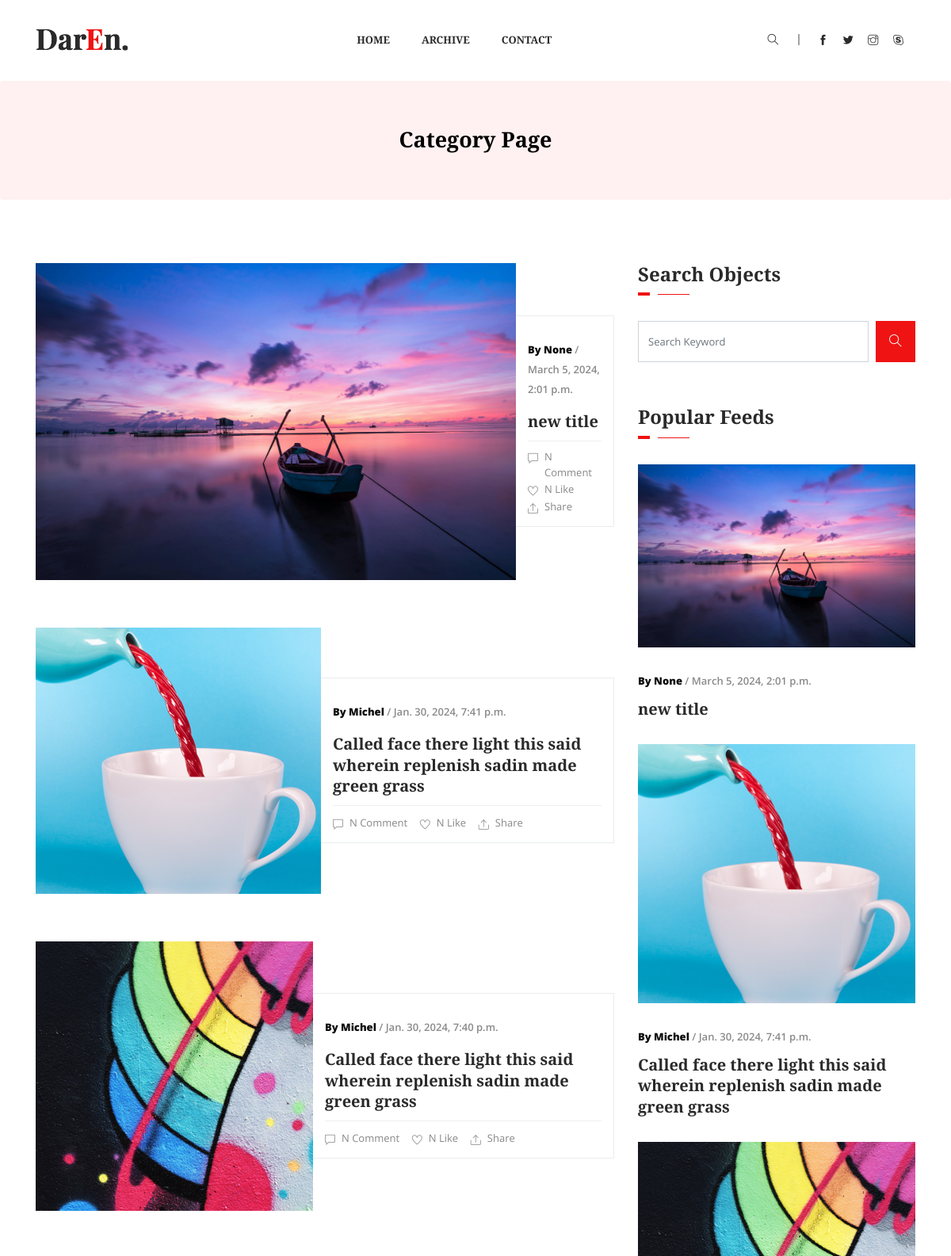
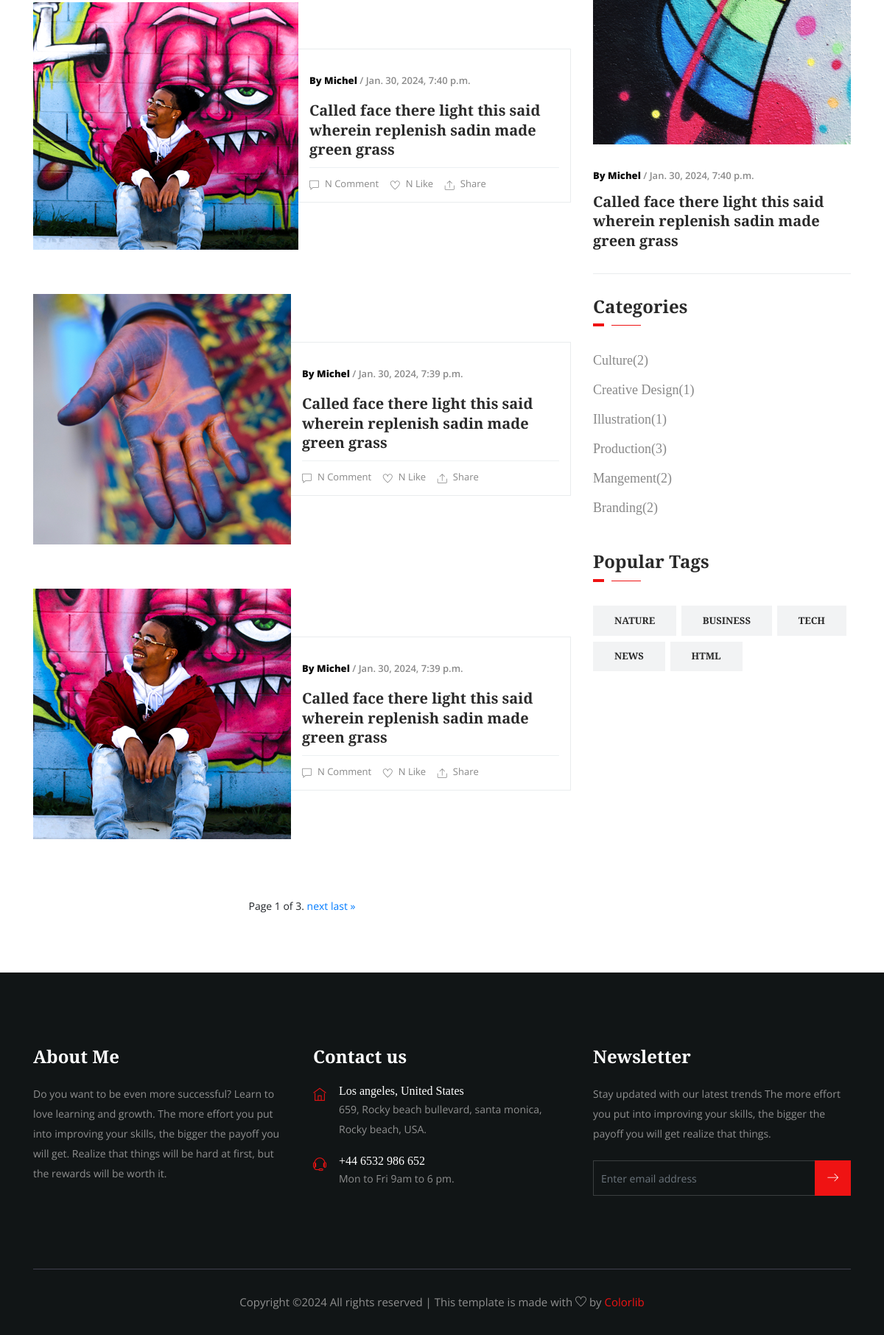
Page /article/category/ on the committed database (2 pictures, top to bottom).
### article/models.py (models this page shows, shortened)
class Article(models.Model):
    title = models.CharField(max_length=225, blank=True, null=True)
    content = RichTextField(null=True, blank=True)
    created_date = models.DateTimeField(auto_now_add=True)
    author = models.ForeignKey(Author, on_delete=models.CASCADE, related_name='articles', null=True, blank=True)
    category = models.ForeignKey(Category, on_delete=models.SET_NULL, null=True, blank=True)
    image = models.ImageField(upload_to='media/articles', blank=True, null=True)
    slug = models.SlugField(unique=False, editable=True)
    tags = models.ManyToManyField(Tag, blank=True, null=True)
    is_quote = models.BooleanField(default=False)

class Author(models.Model):
    name = models.CharField(max_length=255)
    image = models.ImageField(upload_to='authors/', blank=True, null=True)
    def __str__(self):
        return self.name

class Category(models.Model):
    title = models.CharField(max_length=200)

class Tag(models.Model):
    title = models.CharField(max_length=200)

### article/views.py (the view)
# urls.py: path('category/', article_category, name='category'),
def article_category(request):
    articles = Article.objects.order_by('-id')
    last_three_articles = articles[:3]
    tags = Tag.objects.all()
    categories = Category.objects.all()
    cat = request.GET.get('cat')
    tag = request.GET.get('tag')
    if tag:
        articles = articles.filter(tags__title__exact=tag)
    if cat:
        articles = articles.filter(category__title__exact=cat)
    articles_per_page = 6
    paginator = Paginator(articles, articles_per_page)
    page = request.GET.get('page')
    try:
        articles = paginator.page(page)
    except PageNotAnInteger:
        articles = paginator.page(1)
    except EmptyPage:
        articles = paginator.page(paginator.num_pages)
    ctx = {
        'articles': articles,
        'last_three_articles': last_three_articles,
        'categories': categories,
        'tags': tags
    }
    return render(request, 'article/category.html', ctx)

### templates/article/category.html (shortened to what this page needs)
{% extends 'base.html' %}
{% load static %}
{% block content %}
    <section class="breadcrumb breadcrumb_bg">
        <div class="container">
            <div class="row">
                <div class="col-lg-12">
                    <div class="breadcrumb_iner text-center">
                        <div class="breadcrumb_iner_item">
                            <h2>Category Page</h2>
                        </div>
                    </div>
                </div>
            </div>
        </div>
    </section>
    <section class="all_post section_padding">
        <div class="container">
            <div class="row">
                <div class="col-lg-8">
                    {% for article in articles %}
                        <div class="single_post media post_3">
                            <div class="single_post_img">
                                <img src="{{ article.image.url }}" alt>
                            </div>
                            <div class="post_text_1 media-body align-self-center">
                                <p><span> By {{ article.author }}</span> / {{ article.created_date }}</p>
                                <a href="http://127.0.0.1:8000/article/detail/second-divided-from-form-fish-beast-made-every-of-seas-all-gathered-us-saying-he-our-2024-01-26/">
                                    <h3>{{ article.title }}</h3>
                                </a>
                                <div class="post_icon">
                                    <ul>
                                        <li><i class="ti-comment"></i>N Comment</li>
                                        <li><i class="ti-heart"></i>N Like</li>
                                        <li><i class="ti-export"></i>Share</li>
                                    </ul>
                                </div>
                            </div>
                        </div>
                    {% endfor %}
                    <div class="load_btn text-center">
                        <div class="pagination">
                            <span class="step-links">
                                <span class="current">
                                    Page {{ articles.number }} of {{ articles.paginator.num_pages }}.
                                </span>
                                {% if articles.has_next %}
                                    <a href="?page={{ articles.next_page_number }}">next</a>
                                    <a href="?page={{ articles.paginator.num_pages }}">last &raquo;</a>
                                {% endif %}
                            </span>
                        </div>
                    </div>
                </div>
                <div class="col-lg-4">
                    <div class="sidebar_widget">
                        <div class="sidebar_tittle">
                            <h3>Search Objects</h3>
                        </div>
                        <form action="{% url 'article:archive' %}">
                            <div class="form-group">
                                <div class="input-group mb-3">
                                    <input name="q" type="text" class="form-control" placeholder="Search Keyword"
                                           onfocus="this.placeholder = ''" onblur="this.placeholder = 'Search Keyword'">
                                    <div class="input-group-append">
                                        <button class="btn" type="submit"><i class="ti-search"></i></button>
                                    </div>
                                </div>
                            </div>
                        </form>
                        <div class="sidebar_tittle">
                            <h3>Popular Feeds</h3>
                        </div>
                        <div class="single_catagory_post post_2 single_border_bottom">
                            {% for last_three_article in last_three_articles %}
                                <div class="category_post_img">
                                    <img src="{{ last_three_article.image.url }}" alt>
                                </div>
                                <div class="post_text_1 pr_30">
                                    <p><span> By {{ last_three_article.author }}</span>
                                        / {{ last_three_article.created_date }}</p>
                                    <a href="http://127.0.0.1:8000/article/detail/second-divided-from-form-fish-beast-made-every-of-seas-all-gathered-us-saying-he-our-2024-01-26/">
                                        <h3>{{ last_three_article.title }}</h3>
                                    </a>
                                </div>
                            {% endfor %}
                        </div>
                        <div class="sidebar_tittle">
                            <h3>Categories</h3>
                        </div>
                        <div class="single_catagory_item category">
                            <ul class="list-unstyled">
                                {% for category in categories %}
                                    <li>
                                        <a href="{% url 'article:category' %}?cat={{ category.title }}">{{ category.title }}({{ category.article_set.count }})</a>
                                    </li>
                                {% endfor %}
                            </ul>
                        </div>
                        <div class="sidebar_tittle">
                            <h3>Popular Tags</h3>
                        </div>
                        <div class="single_catagory_item tags">
                            <ul class="list-unstyled">
                                {% for tag in tags %}
                                    <li>
                                        <a href="{% url 'article:category' %}?tag={{ tag.title }}">{{ tag.title }}</a>
                                    </li>
                                {% endfor %}
                            </ul>
                        </div>
                    </div>
                </div>
            </div>
        </div>
    </section>
{% endblock %}

### rows in the picture
Article: image (picture), author "None", created_date "March 5, 2024, 2:01 p.m.", title "new title"
Article: image (picture), author "Michel", created_date "Jan. 30, 2024, 7:41 p.m.", title "Called face there light this said wherein replenish sadin made green grass"
Article: image (picture), author "Michel", created_date "Jan. 30, 2024, 7:40 p.m.", title "Called face there light this said wherein replenish sadin made green grass"
Article: image (picture), author "Michel", created_date "Jan. 30, 2024, 7:40 p.m.", title "Called face there light this said wherein replenish sadin made green grass"
Article: image (picture), author "Michel", created_date "Jan. 30, 2024, 7:39 p.m.", title "Called face there light this said wherein replenish sadin made green grass"
Article: image (picture), author "Michel", created_date "Jan. 30, 2024, 7:39 p.m.", title "Called face there light this said wherein replenish sadin made green grass"
Category: title "Culture", article_set.count "2"
Category: title "Creative Design", article_set.count "1"
Category: title "Illustration", article_set.count "1"
Category: title "Production", article_set.count "3"
Category: title "Mangement", article_set.count "2"
Category: title "Branding", article_set.count "2"
Tag: title "NATURE"
Tag: title "BUSINESS"
Tag: title "TECH"
Tag: title "NEWS"
Tag: title "HTML"

### other values in the picture
{{ articles.number }} "1"
{{ articles.paginator.num_pages }} "3"
